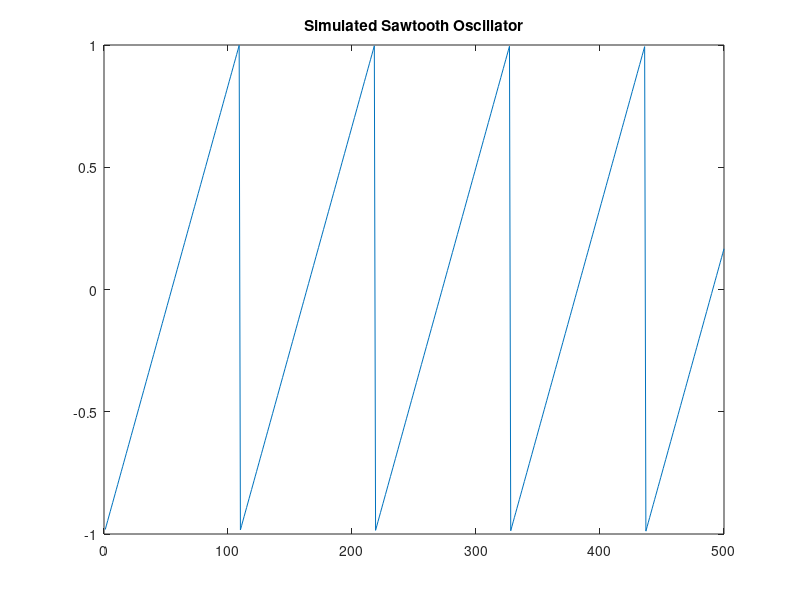

Write the MATLAB code that produced this figure.
% Parameters
fs = 48000;          % Sample rate (Hz)
f_target = 440;      % Target frequency (A4)
bits = 32;           % Accumulator bit-width
duration = 0.1;      % Seconds
num_samples = fs * duration;

% Calculate Tuning Word (M)
M = round((f_target * 2^bits) / fs);

% Pre-allocate
phase_acc = 0;
output = zeros(1, num_samples);

for n = 1:num_samples
    % 1. Update Phase (with overflow/wrap-around)
    % In MATLAB, we use mod to simulate N-bit rollover
    phase_acc = mod(phase_acc + M, 2^bits);
    
    % 2. Normalize phase to [0, 1] for lookup or math
    norm_phase = phase_acc / 2^bits;
    
    % 3. Generate Waveform (Sawtooth example)
    output(n) = 2 * norm_phase - 1; 
end

% Plotting for verification
plot(output(1:500));
title('Simulated Sawtooth Oscillator');
